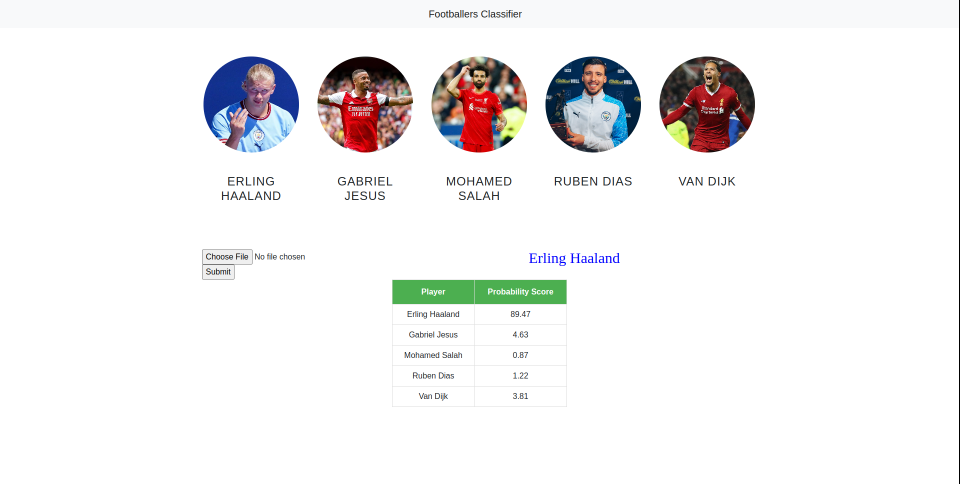
#> input picture classify.png, 1919 x 968 px (shown at 1/2 size); its folder holds only this picture in this run
$ python -i util.py   (imports and definitions only)
#> lines starting #> are read from the running program, lines starting #| are printed output that depends on the picture
import joblib
import json
import numpy as np
import base64
import cv2
from wavelet import w2d

__class_name_to_number = {}
__class_number_to_name = {}

__model = None

def classify_image(image_base64_data, file_path=None):

    imgs = get_cropped_image_if_2_eyes(file_path, image_base64_data)

    result = []
    for img in imgs:
        scalled_raw_img = cv2.resize(img, (32, 32))
        img_har = w2d(img, 'db1', 5)
        scalled_img_har = cv2.resize(img_har, (32,32))
        combined_img = np.vstack((scalled_raw_img.reshape(32 * 32 * 3, 1), scalled_img_har.reshape(32 * 32, 1)))

        len_image_array = 32*32*3 + 32*32

        final = combined_img.reshape(1,len_image_array).astype(float)
        result.append({
            'class': class_number_to_name(__model.predict(final)[0]),
            'class_probability': np.around(__model.predict_proba(final)*100,2).tolist()[0],
            'class_dictionary': __class_name_to_number
        })

    return result

def class_number_to_name(class_num):
    return __class_number_to_name[class_num]

def load_saved_artifacts():
    print("loading saved artifacts...start")
    global __class_name_to_number
    global __class_number_to_name

    with open("server/artifacts/f_names_dictionary.json", "r") as f:
        __class_name_to_number = json.load(f)
        __class_number_to_name = {v:k for k,v in __class_name_to_number.items()}

    global __model
    if __model is None:
        with open('server/artifacts/saved_model.pkl', 'rb') as f:
            __model = joblib.load(f)
    print("loading saved artifacts...done")


def get_cv2_image_from_base64_string(b64str):
    '''
    credit: https://stackoverflow.com/questions/33754935/read-a-base-64-encoded-image-from-memory-using-opencv-python-library
    :param uri:
    :return:
    '''
    encoded_data = b64str.split(',')[1]
    nparr = np.frombuffer(base64.b64decode(encoded_data), np.uint8)
    img = cv2.imdecode(nparr, cv2.IMREAD_COLOR)
    return img


def get_cropped_image_if_2_eyes(image_path, image_base64_data):
    face_cascade_name = cv2.data.haarcascades + 'haarcascade_frontalface_default.xml'
    eye_cascade_name = cv2.data.haarcascades + 'haarcascade_eye.xml'
    face_cascade = cv2.CascadeClassifier()
    eye_cascade = cv2.CascadeClassifier()
    if not face_cascade.load(cv2.samples.findFile(face_cascade_name)):
        print("Error loading xml file")
        exit(0)
    if not eye_cascade.load(cv2.samples.findFile(eye_cascade_name)):
        print("Error loading xml file")
        exit(0)
    if image_path:
        img = cv2.imread(image_path)
    else:
        img = get_cv2_image_from_base64_string(image_base64_data)
    gray = cv2.cvtColor(img, cv2.COLOR_BGR2GRAY)
    faces = face_cascade.detectMultiScale(gray, 1.3, 5)
    cropped_faces = []
    for (x,y,w,h) in faces:
            roi_gray = gray[y:y+h, x:x+w]
            roi_color = img[y:y+h, x:x+w]
            eyes = eye_cascade.detectMultiScale(roi_gray)
            if len(eyes) >= 2:
                cropped_faces.append(roi_color)
    return cropped_faces

# [2 lines not run here, left out]

>>> import cv2
>>> picture = cv2.imread('../classify.png', cv2.IMREAD_GRAYSCALE)
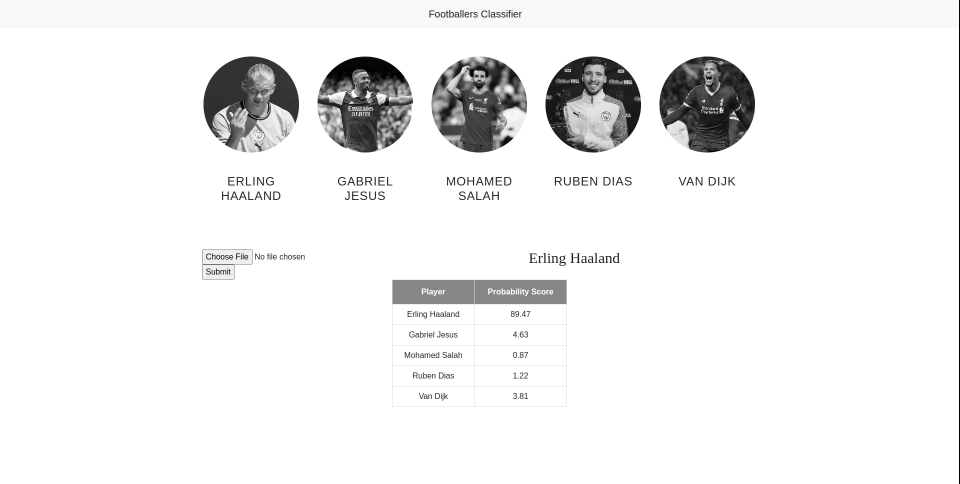
#> picture: shape (968, 1919) (shown at 1/2 size); min 0, max 255, mean 240
#> (the run stopped early here; a loop or call above may not have finished)
